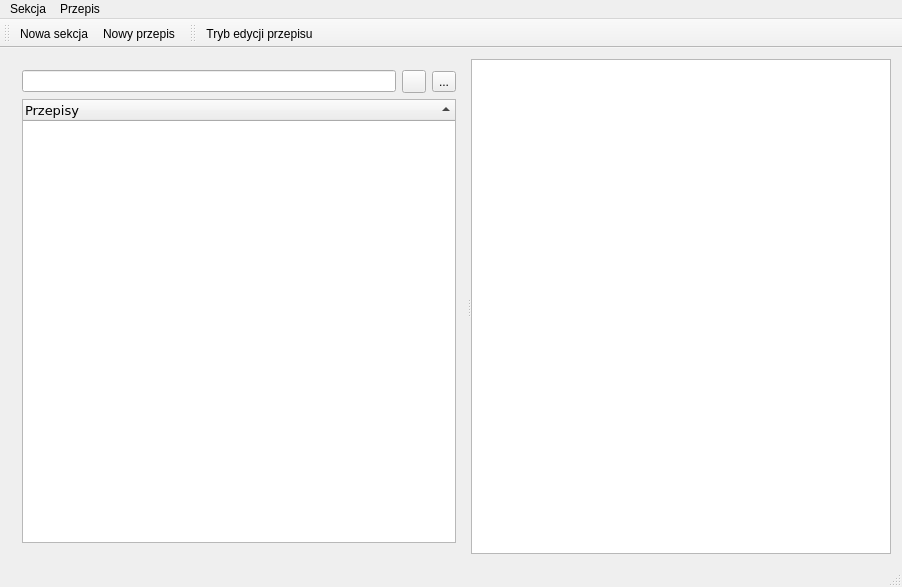
<?xml version="1.0" encoding="UTF-8"?>
<ui version="4.0">
 <class>Przepisy</class>
 <widget class="QMainWindow" name="Przepisy">
  <property name="geometry">
   <rect>
    <x>0</x>
    <y>0</y>
    <width>902</width>
    <height>587</height>
   </rect>
  </property>
  <property name="windowTitle">
   <string>Przepisy</string>
  </property>
  <widget class="QWidget" name="centralWidget">
   <layout class="QHBoxLayout" name="horizontalLayout">
    <item>
     <widget class="QSplitter" name="splitter">
      <property name="orientation">
       <enum>Qt::Horizontal</enum>
      </property>
      <widget class="QWidget" name="verticalLayoutWidget">
       <layout class="QVBoxLayout" name="verticalLayout">
        <item>
         <layout class="QHBoxLayout" name="horizontalLayout_2">
          <item>
           <widget class="QLineEdit" name="leFind"/>
          </item>
          <item>
           <widget class="QToolButton" name="toolButton">
            <property name="text">
             <string/>
            </property>
            <property name="icon">
             <iconset resource="icons.qrc">
              <normaloff>:/ico/data/co16.png</normaloff>:/ico/data/co16.png</iconset>
            </property>
           </widget>
          </item>
          <item>
           <widget class="QToolButton" name="toolButton_2">
            <property name="text">
             <string>...</string>
            </property>
            <property name="icon">
             <iconset resource="icons.qrc">
              <normaloff>:/ico/data/ex16.png</normaloff>:/ico/data/ex16.png</iconset>
            </property>
           </widget>
          </item>
         </layout>
        </item>
        <item>
         <widget class="QTreeWidget" name="tMenu">
          <property name="font">
           <font>
            <family>Verdana</family>
            <pointsize>10</pointsize>
           </font>
          </property>
          <property name="locale">
           <locale language="Polish" country="Poland"/>
          </property>
          <property name="sortingEnabled">
           <bool>true</bool>
          </property>
          <attribute name="headerShowSortIndicator" stdset="0">
           <bool>true</bool>
          </attribute>
          <column>
           <property name="text">
            <string>Przepisy</string>
           </property>
          </column>
         </widget>
        </item>
       </layout>
      </widget>
      <widget class="QTextBrowser" name="txtBrowser">
       <property name="font">
        <font>
         <family>Verdana</family>
         <pointsize>10</pointsize>
        </font>
       </property>
       <property name="locale">
        <locale language="Polish" country="Poland"/>
       </property>
       <property name="autoFormatting">
        <set>QTextEdit::AutoNone</set>
       </property>
       <property name="readOnly">
        <bool>true</bool>
       </property>
       <property name="html">
        <string>&lt;!DOCTYPE HTML PUBLIC &quot;-//W3C//DTD HTML 4.0//EN&quot; &quot;http://www.w3.org/TR/REC-html40/strict.dtd&quot;&gt;
&lt;html&gt;&lt;head&gt;&lt;meta name=&quot;qrichtext&quot; content=&quot;1&quot; /&gt;&lt;style type=&quot;text/css&quot;&gt;
p, li { white-space: pre-wrap; }
&lt;/style&gt;&lt;/head&gt;&lt;body style=&quot; font-family:'Verdana'; font-size:10pt; font-weight:400; font-style:normal;&quot;&gt;
&lt;p style=&quot;-qt-paragraph-type:empty; margin-top:0px; margin-bottom:0px; margin-left:0px; margin-right:0px; -qt-block-indent:0; text-indent:0px;&quot;&gt;&lt;br /&gt;&lt;/p&gt;&lt;/body&gt;&lt;/html&gt;</string>
       </property>
       <property name="overwriteMode">
        <bool>true</bool>
       </property>
       <property name="tabStopWidth">
        <number>20</number>
       </property>
       <property name="acceptRichText">
        <bool>false</bool>
       </property>
       <property name="openLinks">
        <bool>false</bool>
       </property>
      </widget>
     </widget>
    </item>
   </layout>
  </widget>
  <widget class="QMenuBar" name="menuBar">
   <property name="geometry">
    <rect>
     <x>0</x>
     <y>0</y>
     <width>902</width>
     <height>25</height>
    </rect>
   </property>
   <widget class="QMenu" name="menuPlik">
    <property name="title">
     <string>Sekcja</string>
    </property>
    <addaction name="actionNowa_sekcja_przepis_w"/>
    <addaction name="actionUsu_sekcj"/>
    <addaction name="actionZmie_nazw"/>
   </widget>
   <widget class="QMenu" name="menuPrzepis">
    <property name="title">
     <string>Przepis</string>
    </property>
    <addaction name="actionNowyPrzep"/>
    <addaction name="actionUsu_przepis"/>
    <addaction name="actionZmie_nazw_przepisu"/>
   </widget>
   <addaction name="menuPlik"/>
   <addaction name="menuPrzepis"/>
  </widget>
  <widget class="QToolBar" name="mainToolBar">
   <property name="toolButtonStyle">
    <enum>Qt::ToolButtonTextBesideIcon</enum>
   </property>
   <attribute name="toolBarArea">
    <enum>TopToolBarArea</enum>
   </attribute>
   <attribute name="toolBarBreak">
    <bool>false</bool>
   </attribute>
   <addaction name="actionNowa_sekcja_przepis_w"/>
   <addaction name="actionNowyPrzep"/>
  </widget>
  <widget class="QStatusBar" name="statusBar"/>
  <widget class="QToolBar" name="toolBar">
   <property name="windowTitle">
    <string>toolBar</string>
   </property>
   <property name="toolButtonStyle">
    <enum>Qt::ToolButtonTextBesideIcon</enum>
   </property>
   <attribute name="toolBarArea">
    <enum>TopToolBarArea</enum>
   </attribute>
   <attribute name="toolBarBreak">
    <bool>false</bool>
   </attribute>
   <addaction name="actionEdycja"/>
  </widget>
  <action name="actionNowa_sekcja_przepis_w">
   <property name="icon">
    <iconset resource="icons.qrc">
     <normaloff>:/ico/data/book24.png</normaloff>:/ico/data/book24.png</iconset>
   </property>
   <property name="text">
    <string>Nowa sekcja</string>
   </property>
  </action>
  <action name="actionNowyPrzep">
   <property name="icon">
    <iconset resource="icons.qrc">
     <normaloff>:/ico/data/bookmark24.png</normaloff>:/ico/data/bookmark24.png</iconset>
   </property>
   <property name="text">
    <string>Nowy przepis</string>
   </property>
  </action>
  <action name="actionUsu_przepis">
   <property name="icon">
    <iconset resource="icons.qrc">
     <normaloff>:/ico/data/delete16.png</normaloff>:/ico/data/delete16.png</iconset>
   </property>
   <property name="text">
    <string>Usuń przepis</string>
   </property>
  </action>
  <action name="actionEdycja">
   <property name="checkable">
    <bool>true</bool>
   </property>
   <property name="icon">
    <iconset>
     <normaloff>:/ico/data/edit24</normaloff>:/ico/data/edit24</iconset>
   </property>
   <property name="text">
    <string>Tryb edycji przepisu</string>
   </property>
   <property name="iconVisibleInMenu">
    <bool>true</bool>
   </property>
  </action>
  <action name="actionUsu_sekcj">
   <property name="icon">
    <iconset resource="icons.qrc">
     <normaloff>:/ico/data/delete16.png</normaloff>:/ico/data/delete16.png</iconset>
   </property>
   <property name="text">
    <string>Usuń sekcję</string>
   </property>
  </action>
  <action name="actionZmie_nazw">
   <property name="icon">
    <iconset resource="icons.qrc">
     <normaloff>:/ico/data/pencil16.png</normaloff>:/ico/data/pencil16.png</iconset>
   </property>
   <property name="text">
    <string>Zmień nazwę sekcji</string>
   </property>
  </action>
  <action name="actionZmie_nazw_przepisu">
   <property name="icon">
    <iconset resource="icons.qrc">
     <normaloff>:/ico/data/pencil16.png</normaloff>:/ico/data/pencil16.png</iconset>
   </property>
   <property name="text">
    <string>Zmień nazwę przepisu</string>
   </property>
  </action>
 </widget>
 <layoutdefault spacing="6" margin="11"/>
 <resources>
  <include location="icons.qrc"/>
 </resources>
 <connections/>
</ui>
